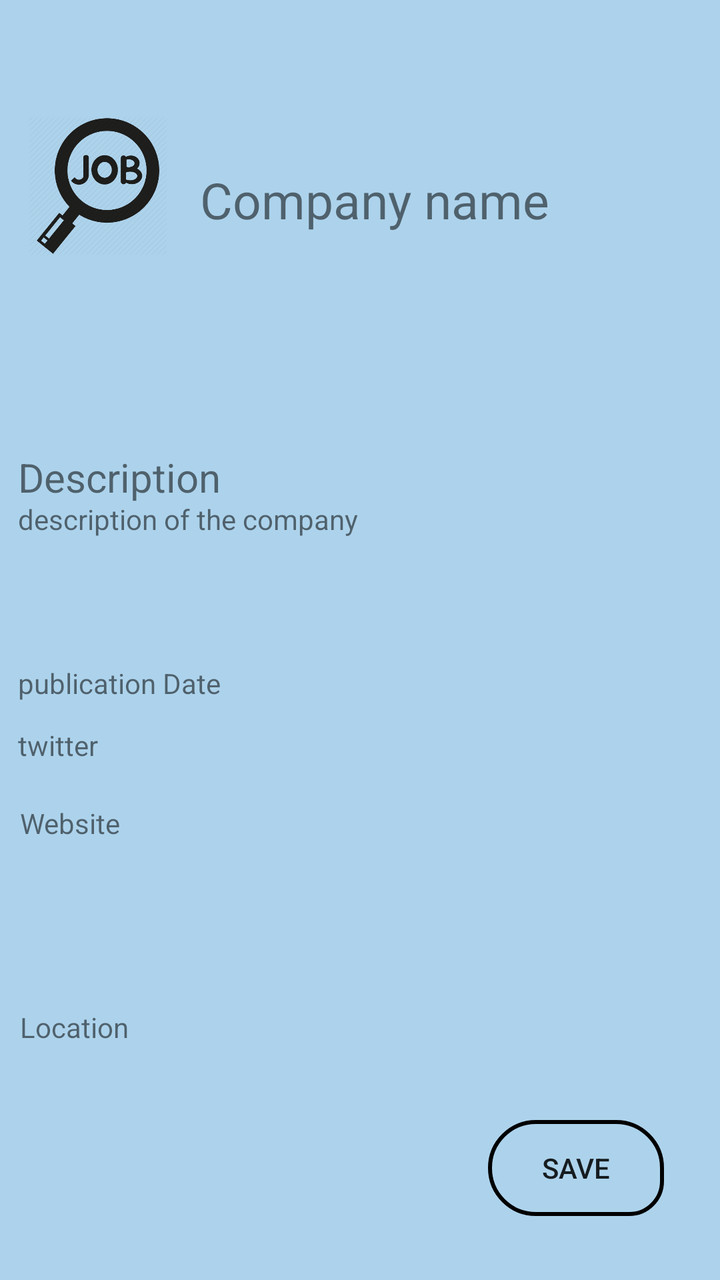
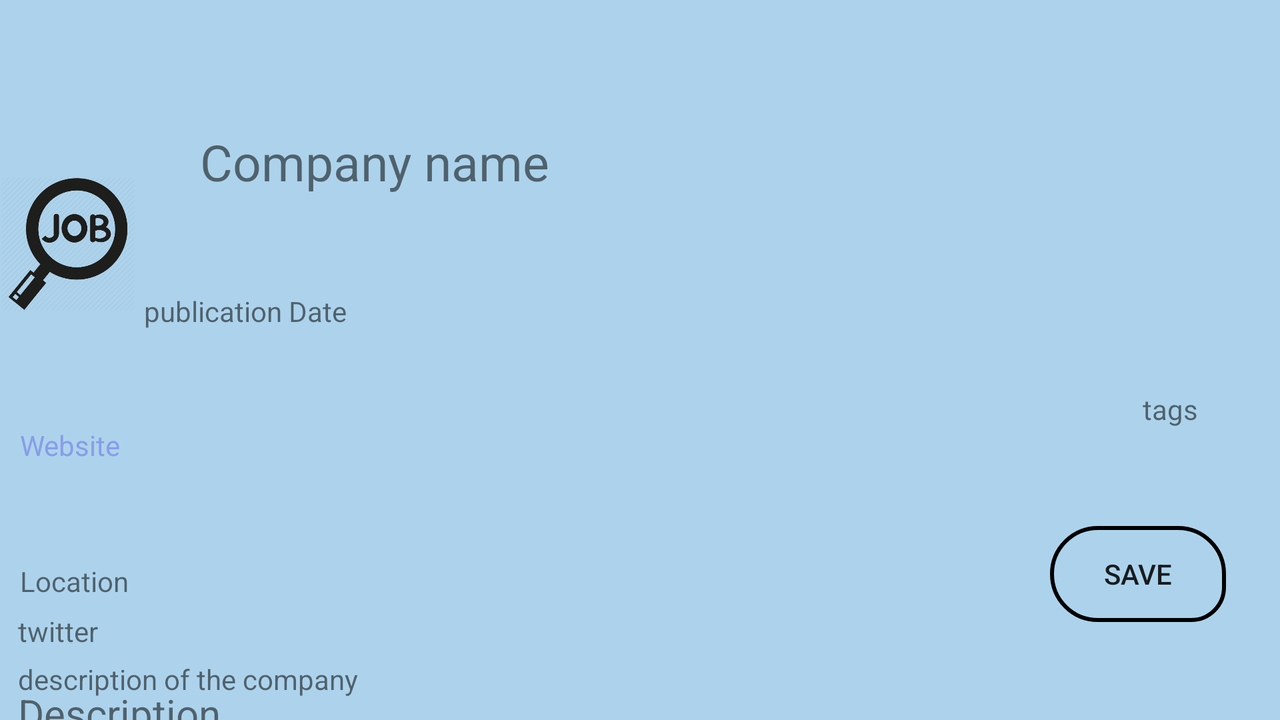

Compare how this app lays out the same screen by default and in its alternative resource folder. The renders come first, then the two layout files and the values they reference.
<!-- AndroidManifest.xml: application theme AppTheme -->
<!-- res/layout/fragment_company_detail.xml -->
<?xml version="1.0" encoding="utf-8"?>
<RelativeLayout xmlns:android="http://schemas.android.com/apk/res/android"
    xmlns:app="http://schemas.android.com/apk/res-auto"
    xmlns:tools="http://schemas.android.com/tools"
    android:layout_width="match_parent"
    android:layout_height="match_parent"
    tools:context=".model.companyDetailFragment"
    android:background="#ADD3EC">

    
    <android.support.v4.view.ViewPager
        android:id="@+id/viewPager"
        android:layout_width="match_parent"
        android:layout_height="wrap_content">
        <android.support.v4.view.PagerTabStrip
            android:id="@+id/pagerHeader"
            android:layout_width="match_parent"
            android:layout_height="wrap_content"
            android:layout_gravity="top"
            android:paddingTop="4dp"
            android:paddingBottom="4dp" />
    </android.support.v4.view.ViewPager>

    <TextView
        android:id="@+id/ts"
        android:layout_width="match_parent"
        android:layout_marginStart="100dp"
        android:layout_height="wrap_content"
        android:layout_alignParentTop="true"
        android:layout_alignParentEnd="true"
        android:layout_marginLeft="50dp"
        android:layout_marginTop="83dp"
        android:layout_marginEnd="70dp"
        android:elevation="20dp"
        android:text="Company name"
        android:textFontWeight="4dp"
        android:textSize="25sp" />

    <LinearLayout
        android:layout_width="420dp"
        android:layout_height="200dp"
        android:background="@drawable/signup">



    </LinearLayout>

    <TextView
        android:id="@+id/textView12"
        android:layout_width="match_parent"
        android:layout_height="wrap_content"
        android:layout_alignParentEnd="true"
        android:layout_alignParentBottom="true"
        android:layout_marginEnd="0dp"
        android:layout_marginStart="10dp"
        android:layout_marginBottom="117dp"
        android:elevation="20dp"
        android:text="Location" />

    <ImageView
        android:id="@+id/imageView14"
        android:layout_width="70dp"
        android:layout_height="70dp"
        android:layout_alignParentEnd="true"
        android:layout_alignParentBottom="true"
        android:layout_marginEnd="276dp"
        android:layout_marginBottom="512dp"
        android:elevation="20dp"
        android:src="@drawable/icon" />

    <TextView
        android:id="@+id/description"
        android:layout_width="match_parent"
        android:layout_height="wrap_content"
        android:layout_alignParentEnd="true"
        android:layout_marginStart="9dp"
        android:layout_marginTop="250dp"
        android:layout_marginEnd="0dp"
        android:text="description of the company" />

    <TextView
        android:id="@+id/cc"
        android:layout_width="match_parent"
        android:layout_height="wrap_content"
        android:layout_alignParentTop="true"
        android:layout_alignParentEnd="true"
        android:layout_marginStart="9dp"
        android:layout_marginTop="225dp"
        android:layout_marginEnd="0dp"
        android:text="Description"
        android:textFontWeight="200dp"
        android:textSize="20dp" />

    <TextView
        android:id="@+id/website"
        android:layout_width="match_parent"
        android:layout_height="wrap_content"
        android:layout_alignParentEnd="true"
        android:layout_alignParentBottom="true"
        android:layout_marginStart="10dp"
        android:layout_marginLeft="50dp"
        android:layout_marginTop="260dp"
        android:layout_marginEnd="0dp"
        android:layout_marginBottom="219dp"
        android:text="Website" />

    <TextView
        android:id="@+id/publicationDate"
        android:layout_width="match_parent"
        android:layout_height="wrap_content"
        android:layout_alignParentEnd="true"
        android:layout_alignParentBottom="true"
        android:layout_marginStart="9dp"
        android:layout_marginLeft="50dp"
        android:layout_marginTop="260dp"
        android:layout_marginEnd="142dp"
        android:layout_marginBottom="289dp"
        android:text="publication Date" />

    <TextView
        android:id="@+id/twitter"
        android:layout_width="450dp"
        android:layout_height="wrap_content"
        android:layout_alignParentEnd="true"
        android:layout_alignParentBottom="true"
        android:layout_marginStart="9dp"
        android:layout_marginLeft="50dp"
        android:layout_marginTop="260dp"
        android:layout_marginEnd="179dp"
        android:layout_marginBottom="258dp"
        android:text="twitter" />

    <TextView
        android:id="@+id/tags"
        android:layout_width="wrap_content"
        android:layout_height="wrap_content"
        android:layout_alignParentEnd="true"
        android:layout_alignParentBottom="true"
        android:layout_marginLeft="50dp"
        android:layout_marginTop="260dp"
        android:layout_marginEnd="367dp"
        android:layout_marginBottom="182dp"
        android:text="tags" />

    <Button
        android:id="@+id/save"
        android:layout_width="wrap_content"
        android:layout_height="wrap_content"
        android:layout_alignParentEnd="true"
        android:layout_alignParentBottom="true"
        android:layout_marginEnd="28dp"
        android:layout_marginBottom="32dp"
        android:layout_weight="1"
        android:background="@layout/roundbutton"
        android:text="Save"
        android:saveEnabled="true"
        />
</RelativeLayout>
<!-- res/layout/roundbutton.xml (included above) -->
<?xml version="1.0" encoding="utf-8"?>
<shape xmlns:android="http://schemas.android.com/apk/res/android"
    android:shape="rectangle" android:layout_height="wrap_content" android:layout_width="50dp">
    <solid  />
    <corners
        android:bottomRightRadius="20dp"
        android:bottomLeftRadius="28dp"
        android:topRightRadius="28dp"
        android:topLeftRadius="28dp"/>
    <stroke
        android:width="2dp"
        android:color="#000"
        />
</shape>
<!-- resources referenced by this layout -->
<resources>
  <!-- drawable icon: png bitmap (drawable, 30062 bytes) -->
  <style name="AppTheme" parent="Theme.AppCompat.Light.NoActionBar">
          
          <item name="colorPrimary">@color/colorPrimary</item>
          <item name="colorPrimaryDark">@color/colorPrimaryDark</item>
          <item name="colorAccent">@color/colorAccent</item>
      </style>
</resources>
<!-- res/layout-land/fragment_company_detail.xml (the repository's variant of the layout above) -->
<!-- drawn on the phone turned sideways -->
<?xml version="1.0" encoding="utf-8"?>
<RelativeLayout xmlns:android="http://schemas.android.com/apk/res/android"
    xmlns:app="http://schemas.android.com/apk/res-auto"
    xmlns:tools="http://schemas.android.com/tools"
    android:layout_width="match_parent"
    android:layout_height="match_parent"
    tools:context=".model.companyDetailFragment"
    android:background="#ADD3EC">

    
    <android.support.v4.view.ViewPager
        android:id="@+id/viewPager"
        android:layout_width="match_parent"
        android:layout_height="wrap_content">

        <android.support.v4.view.PagerTabStrip
            android:id="@+id/pagerHeader"
            android:layout_width="match_parent"
            android:layout_height="wrap_content"
            android:layout_gravity="top"
            android:paddingTop="4dp"
            android:paddingBottom="4dp" />
    </android.support.v4.view.ViewPager>

    <TextView
        android:id="@+id/ts"
        android:layout_width="match_parent"
        android:layout_height="wrap_content"
        android:layout_alignParentTop="true"
        android:layout_alignParentEnd="true"
        android:layout_marginStart="100dp"
        android:layout_marginLeft="50dp"
        android:layout_marginTop="64dp"
        android:layout_marginEnd="0dp"
        android:elevation="20dp"
        android:text="Company name"
        android:textFontWeight="4dp"
        android:textSize="25sp" />

    <LinearLayout
        android:layout_width="920dp"
        android:layout_height="150dp"
        android:background="@drawable/signup">


    </LinearLayout>

    <TextView
        android:id="@+id/textView12"
        android:layout_width="550dp"
        android:layout_height="wrap_content"
        android:layout_above="@+id/twitter"
        android:layout_alignParentEnd="true"
        android:layout_marginStart="10dp"
        android:layout_marginEnd="221dp"
        android:layout_marginBottom="6dp"
        android:elevation="20dp"
        android:text="Location" />

    <ImageView
        android:id="@+id/imageView14"
        android:layout_width="70dp"
        android:layout_height="70dp"
        android:layout_alignParentEnd="true"
        android:layout_alignParentBottom="true"
        android:layout_marginEnd="572dp"
        android:layout_marginBottom="203dp"
        android:elevation="20dp"
        android:src="@drawable/icon" />

    <TextView
        android:id="@+id/description"
        android:layout_width="match_parent"
        android:layout_height="wrap_content"
        android:layout_alignParentEnd="true"
        android:layout_alignParentBottom="true"
        android:layout_marginStart="9dp"
        android:layout_marginTop="250dp"
        android:layout_marginEnd="5dp"
        android:layout_marginBottom="11dp"
        android:text="description of the company" />

    <TextView
        android:id="@+id/cc"
        android:layout_width="match_parent"
        android:layout_height="wrap_content"
        android:layout_alignParentTop="true"
        android:layout_alignParentEnd="true"
        android:layout_marginStart="9dp"
        android:layout_marginTop="343dp"
        android:layout_marginEnd="19dp"
        android:text="Description"
        android:textFontWeight="200dp"
        android:textSize="20dp" />

    <TextView
        android:id="@+id/website"
        android:layout_width="match_parent"
        android:layout_height="wrap_content"
        android:layout_alignParentEnd="true"
        android:layout_alignParentBottom="true"
        android:layout_above="@+id/textView12"
        android:layout_marginStart="10dp"
        android:layout_marginLeft="50dp"
        android:layout_marginTop="260dp"
        android:layout_marginEnd="1dp"
        android:layout_marginBottom="128dp"
        android:text="Website"
        android:textColor="#889DE7"/>

    <TextView
        android:id="@+id/publicationDate"
        android:layout_width="200dp"
        android:layout_height="wrap_content"
        android:layout_alignParentEnd="true"
        android:layout_alignParentBottom="true"
        android:layout_marginStart="9dp"
        android:layout_marginLeft="50dp"
        android:layout_marginTop="260dp"
        android:layout_marginEnd="368dp"
        android:layout_marginBottom="195dp"
        android:text="publication Date" />

    <TextView
        android:id="@+id/twitter"
        android:layout_width="450dp"
        android:layout_height="wrap_content"
        android:layout_alignParentEnd="true"
        android:layout_alignParentBottom="true"
        android:layout_marginStart="9dp"
        android:layout_marginLeft="50dp"
        android:layout_marginTop="0dp"
        android:layout_marginEnd="225dp"
        android:layout_marginBottom="35dp"
        android:text="twitter" />

    <TextView
        android:id="@+id/tags"
        android:layout_width="wrap_content"
        android:layout_height="wrap_content"
        android:layout_alignParentEnd="true"
        android:layout_alignParentBottom="true"
        android:layout_marginLeft="50dp"
        android:layout_marginTop="260dp"
        android:layout_marginEnd="41dp"
        android:layout_marginBottom="146dp"
        android:text="tags" />

    <Button
        android:id="@+id/save"
        android:layout_width="wrap_content"
        android:layout_height="wrap_content"
        android:layout_alignParentEnd="true"
        android:layout_alignParentBottom="true"
        android:layout_marginEnd="27dp"
        android:layout_marginBottom="49dp"
        android:layout_weight="1"
        android:background="@layout/roundbutton"
        android:saveEnabled="true"
        android:text="Save" />
</RelativeLayout>
